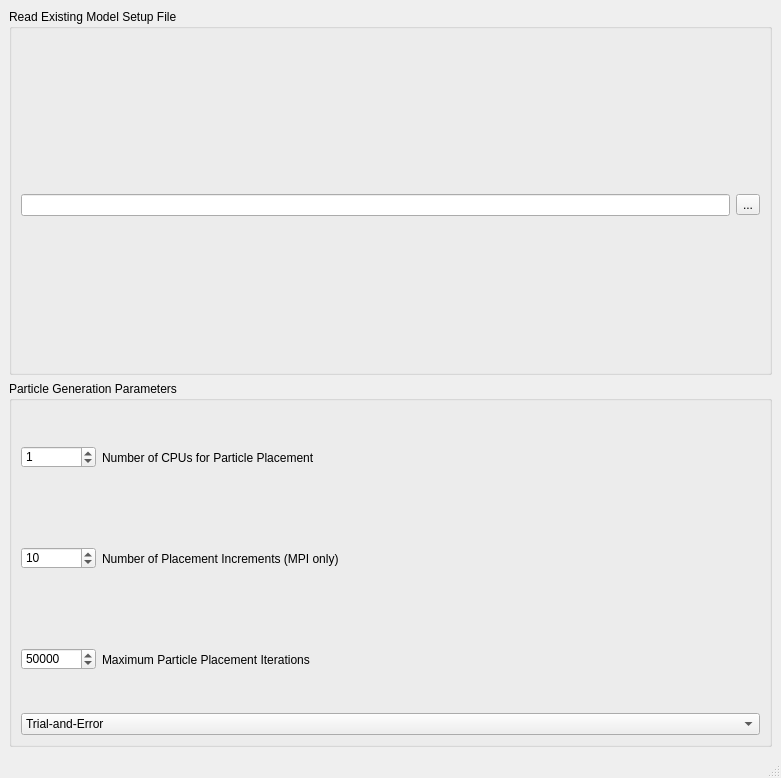
<?xml version="1.0" encoding="UTF-8"?>
<ui version="4.0">
 <class>MainWindow</class>
 <widget class="QMainWindow" name="MainWindow">
  <property name="geometry">
   <rect>
    <x>0</x>
    <y>0</y>
    <width>781</width>
    <height>778</height>
   </rect>
  </property>
  <property name="sizePolicy">
   <sizepolicy hsizetype="Preferred" vsizetype="Maximum">
    <horstretch>0</horstretch>
    <verstretch>0</verstretch>
   </sizepolicy>
  </property>
  <property name="windowIcon">
   <iconset>
    <normaloff>:/icons/PartDesignWorkbench.svg</normaloff>:/icons/PartDesignWorkbench.svg</iconset>
  </property>
  <property name="toolTipDuration">
   <number>0</number>
  </property>
  <property name="styleSheet">
   <string notr="true"/>
  </property>
  <property name="unifiedTitleAndToolBarOnMac">
   <bool>true</bool>
  </property>
  <widget class="QWidget" name="centralwidget">
   <property name="sizePolicy">
    <sizepolicy hsizetype="Expanding" vsizetype="Expanding">
     <horstretch>0</horstretch>
     <verstretch>0</verstretch>
    </sizepolicy>
   </property>
   <layout class="QGridLayout" name="gridLayout_3">
    <item row="0" column="0">
     <widget class="QGroupBox" name="gb_working_dir">
      <property name="enabled">
       <bool>true</bool>
      </property>
      <property name="styleSheet">
       <string notr="true">border-color: rgb(182, 182, 182);</string>
      </property>
      <property name="title">
       <string>Read Existing Model Setup File</string>
      </property>
      <layout class="QHBoxLayout" name="horizontalLayout_6">
       <property name="leftMargin">
        <number>9</number>
       </property>
       <property name="bottomMargin">
        <number>0</number>
       </property>
       <item>
        <widget class="QLineEdit" name="setupFile">
         <property name="enabled">
          <bool>true</bool>
         </property>
         <property name="readOnly">
          <bool>true</bool>
         </property>
        </widget>
       </item>
       <item>
        <widget class="QToolButton" name="readFileButton">
         <property name="enabled">
          <bool>true</bool>
         </property>
         <property name="text">
          <string notr="true">...</string>
         </property>
        </widget>
       </item>
      </layout>
     </widget>
    </item>
    <item row="1" column="0">
     <widget class="QGroupBox" name="gb_analysis_type_2">
      <property name="enabled">
       <bool>true</bool>
      </property>
      <property name="styleSheet">
       <string notr="true">border-color: rgb(182, 182, 182);</string>
      </property>
      <property name="title">
       <string>Particle Generation Parameters</string>
      </property>
      <layout class="QGridLayout" name="gridLayout_2">
       <item row="0" column="0">
        <layout class="QHBoxLayout" name="horizontalLayout_2">
         <item>
          <widget class="QSpinBox" name="numCPUbox">
           <property name="enabled">
            <bool>true</bool>
           </property>
           <property name="sizePolicy">
            <sizepolicy hsizetype="Fixed" vsizetype="Fixed">
             <horstretch>0</horstretch>
             <verstretch>0</verstretch>
            </sizepolicy>
           </property>
           <property name="minimumSize">
            <size>
             <width>75</width>
             <height>0</height>
            </size>
           </property>
           <property name="maximumSize">
            <size>
             <width>75</width>
             <height>16777215</height>
            </size>
           </property>
           <property name="maximum">
            <number>999999999</number>
           </property>
           <property name="value">
            <number>1</number>
           </property>
          </widget>
         </item>
         <item>
          <widget class="QLabel" name="label_2">
           <property name="enabled">
            <bool>true</bool>
           </property>
           <property name="text">
            <string>Number of CPUs for Particle Placement</string>
           </property>
          </widget>
         </item>
        </layout>
       </item>
       <item row="1" column="0">
        <layout class="QHBoxLayout" name="horizontalLayout_3">
         <item>
          <widget class="QSpinBox" name="numPIncBox">
           <property name="enabled">
            <bool>true</bool>
           </property>
           <property name="sizePolicy">
            <sizepolicy hsizetype="Fixed" vsizetype="Fixed">
             <horstretch>0</horstretch>
             <verstretch>0</verstretch>
            </sizepolicy>
           </property>
           <property name="minimumSize">
            <size>
             <width>75</width>
             <height>0</height>
            </size>
           </property>
           <property name="maximumSize">
            <size>
             <width>75</width>
             <height>16777215</height>
            </size>
           </property>
           <property name="maximum">
            <number>999999999</number>
           </property>
           <property name="value">
            <number>10</number>
           </property>
          </widget>
         </item>
         <item>
          <widget class="QLabel" name="label_3">
           <property name="enabled">
            <bool>true</bool>
           </property>
           <property name="text">
            <string>Number of Placement Increments (MPI only)</string>
           </property>
          </widget>
         </item>
        </layout>
       </item>
       <item row="2" column="0">
        <layout class="QHBoxLayout" name="horizontalLayout_4">
         <item>
          <widget class="QSpinBox" name="numIncBox">
           <property name="enabled">
            <bool>true</bool>
           </property>
           <property name="sizePolicy">
            <sizepolicy hsizetype="Fixed" vsizetype="Fixed">
             <horstretch>0</horstretch>
             <verstretch>0</verstretch>
            </sizepolicy>
           </property>
           <property name="minimumSize">
            <size>
             <width>75</width>
             <height>0</height>
            </size>
           </property>
           <property name="maximumSize">
            <size>
             <width>75</width>
             <height>16777215</height>
            </size>
           </property>
           <property name="maximum">
            <number>999999999</number>
           </property>
           <property name="value">
            <number>50000</number>
           </property>
          </widget>
         </item>
         <item>
          <widget class="QLabel" name="label_4">
           <property name="enabled">
            <bool>true</bool>
           </property>
           <property name="text">
            <string>Maximum Particle Placement Iterations</string>
           </property>
          </widget>
         </item>
        </layout>
       </item>
       <item row="3" column="0">
        <layout class="QHBoxLayout" name="horizontalLayout">
         <item>
          <widget class="QComboBox" name="placementAlg">
           <property name="enabled">
            <bool>true</bool>
           </property>
           <property name="minimumSize">
            <size>
             <width>150</width>
             <height>0</height>
            </size>
           </property>
           <item>
            <property name="text">
             <string>Trial-and-Error</string>
            </property>
           </item>
          </widget>
         </item>
        </layout>
       </item>
      </layout>
     </widget>
    </item>
   </layout>
  </widget>
  <widget class="QMenuBar" name="menubar">
   <property name="geometry">
    <rect>
     <x>0</x>
     <y>0</y>
     <width>781</width>
     <height>21</height>
    </rect>
   </property>
  </widget>
  <widget class="QStatusBar" name="statusbar"/>
 </widget>
 <resources/>
 <connections/>
</ui>
